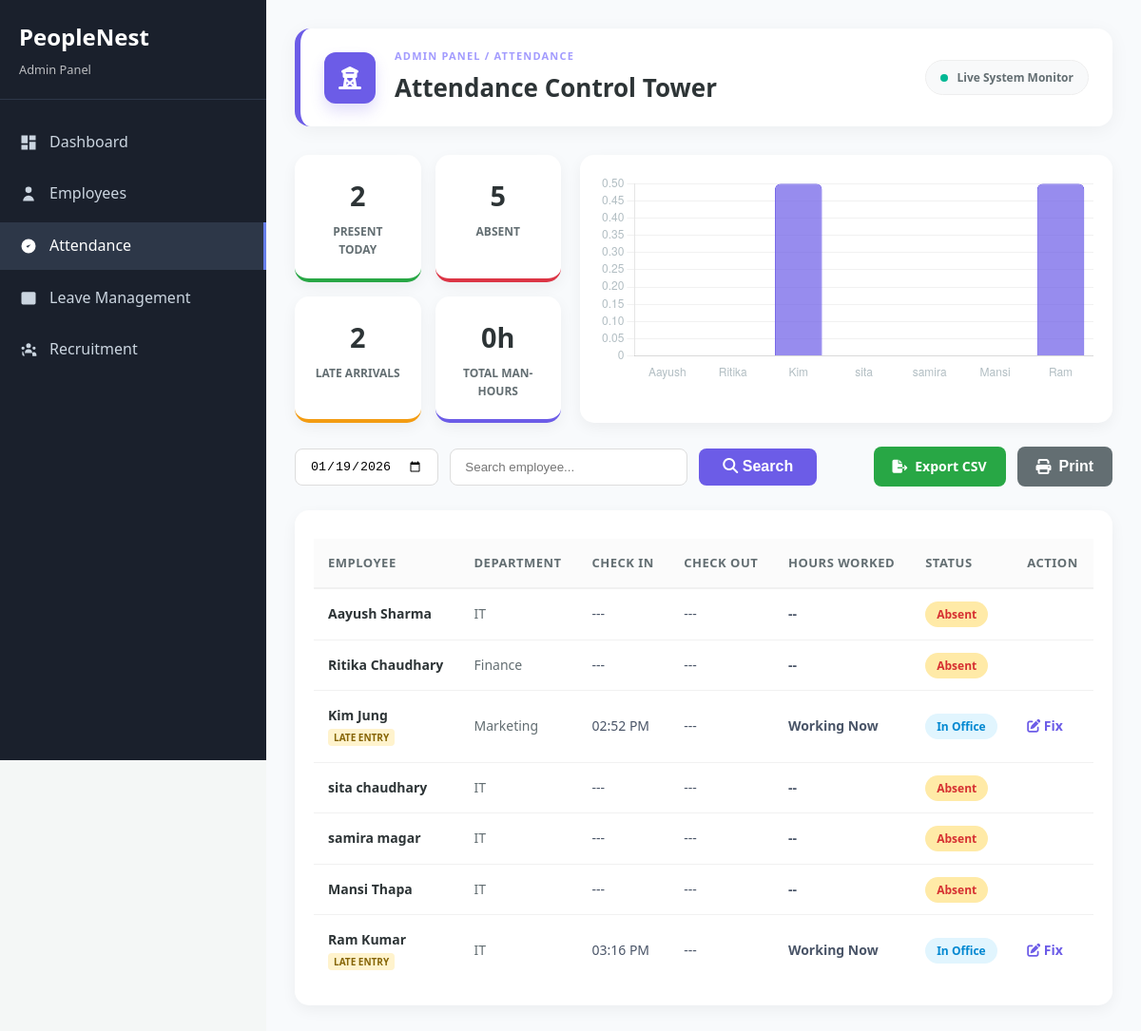
/attendance-management.php (signed in), run on the app's committed database.
### tables this page shows
CREATE TABLE `employees` (
  `id` int(11) NOT NULL,
  `user_id` int(11) DEFAULT NULL,
  `employee_id` varchar(20) NOT NULL,
  `first_name` varchar(50) NOT NULL,
  `last_name` varchar(50) NOT NULL,
  `leave_balance` int(11) DEFAULT 20,
  `email` varchar(100) NOT NULL,
  `phone` varchar(15) DEFAULT NULL,
  `department` varchar(50) NOT NULL,
  `designation` varchar(50) NOT NULL,
  `hire_date` date NOT NULL,
  `salary` decimal(10,2) DEFAULT NULL,
  `status` enum('active','inactive') DEFAULT 'active',
  `created_at` timestamp NOT NULL DEFAULT current_timestamp(),
  `updated_at` timestamp NOT NULL DEFAULT current_timestamp() ON UPDATE current_timestamp()
);

CREATE TABLE `attendance` (
  `id` int(11) NOT NULL,
  `employee_id` int(11) NOT NULL,
  `date` date NOT NULL,
  `status` enum('present','absent','leave') NOT NULL,
  `check_in_time` time DEFAULT NULL,
  `latitude` decimal(10,8) DEFAULT NULL,
  `longitude` decimal(11,8) DEFAULT NULL,
  `check_out_time` time DEFAULT NULL,
  `notes` text DEFAULT NULL,
  `created_by` int(11) DEFAULT NULL,
  `created_at` timestamp NOT NULL DEFAULT current_timestamp()
);

### attendance-management.php (the view, shortened to what this page needs)
<?php
$database = new Database();
$conn = $database->getConnection();
$view_date = $_GET['date'] ?? date('Y-m-d');
$search = $_GET['search'] ?? '';
$query = "SELECT e.id as emp_id, e.first_name, e.last_name, e.department,
                 a.id as attendance_id, a.check_in_time, a.check_out_time, a.status
          FROM employees e
          LEFT JOIN attendance a ON e.id = a.employee_id AND a.date = ?
          WHERE e.status = 'active'";
if (!empty($search)) {
    $query .= " AND (e.first_name LIKE ? OR e.last_name LIKE ?)";
    $stmt = $conn->prepare($query);
    $stmt->execute([$view_date, "%$search%", "%$search%"]);
} else {
    $stmt = $conn->prepare($query);
    $stmt->execute([$view_date]);
}
$records = $stmt->fetchAll(PDO::FETCH_ASSOC);
$present_count = 0;
$late_count = 0;
$grand_total_minutes = 0;
$chart_labels = [];
$chart_values = [];
foreach ($records as $row) {
    $chart_labels[] = $row['first_name'];
    if ($row['check_in_time']) {
        $present_count++;
        if (strtotime($row['check_in_time']) > strtotime('09:15:00')) {
            $late_count++;
        }
        if ($row['check_out_time']) {
            $start = new DateTime($row['check_in_time']);
            $end = new DateTime($row['check_out_time']);
            $diff = $start->diff($end);
            $m = ($diff->h * 60) + $diff->i;
            $grand_total_minutes += $m;
            $chart_values[] = round($m / 60, 1);
        } else {
            $chart_values[] = 0.5;
        }
    } else {
        $chart_values[] = 0;
    }
}
$absent_count = count($records) - $present_count;
?>
<!DOCTYPE html>
<html lang="en">
<head>
    <link rel="stylesheet" href="assets/css/style.css">
    <link rel="stylesheet" href="https://cdnjs.cloudflare.com/ajax/libs/font-awesome/6.4.0/css/all.min.css">
</head>
<body>
<div class="dashboard-container">
    <?php include 'includes/admin-sidebar.php'; ?>
    <div class="main-content">
        <div class="page-header">
            <div class="header-icon">
                <i class="fa-solid fa-tower-observation"></i>
            </div>
            <div class="header-text">
                <nav class="breadcrumb">Admin Panel / Attendance</nav>
                <h1 class="main-title">Attendance Control Tower</h1>
            </div>
            <div class="header-status">
                <span class="live-indicator"></span>
                <span class="status-label">Live System Monitor</span>
            </div>
        </div>
        <div class="analytics-grid no-print">
            <div class="summary-cards">
                <div class="mini-card" style="border-color: var(--success);">
                    <h3><?php echo $present_count; ?></h3>
                    <p>Present Today</p>
                </div>
                <div class="mini-card" style="border-color: var(--danger);">
                    <h3><?php echo $absent_count; ?></h3>
                    <p>Absent</p>
                </div>
                <div class="mini-card" style="border-color: var(--warning);">
                    <h3><?php echo $late_count; ?></h3>
                    <p>Late Arrivals</p>
                </div>
                <div class="mini-card" style="border-color: var(--primary);">
                    <h3><?php echo floor($grand_total_minutes / 60); ?>h</h3>
                    <p>Total Man-Hours</p>
                </div>
            </div>
            <div class="chart-container">
                <canvas id="attendanceChart" style="max-height: 220px;"></canvas>
            </div>
        </div>
        <div class="filter-section no-print">
            <form method="GET" style="display:flex; gap:12px;">
                <input type="date" name="date" value="<?php echo $view_date; ?>" class="form-control" onchange="this.form.submit()">
                <input type="text" name="search" placeholder="Search employee..." value="<?php echo htmlspecialchars($search); ?>" class="form-control" style="min-width: 250px;">
                <button type="submit" class="btn" style="background: var(--primary); color:white; border:none; padding:10px 25px; border-radius:8px; cursor:pointer; font-weight:600;">
                    <i class="fa-solid fa-magnifying-glass"></i> Search
                </button>
            </form>
            <div style="display: flex; gap: 12px;">
                <a href="generate-report.php?month=<?php echo date('m', strtotime($view_date)); ?>&year=<?php echo date('Y', strtotime($view_date)); ?>" class="btn" style="background: var(--success); color: white; text-decoration: none; padding: 10px 20px; border-radius: 8px; font-size: 14px; font-weight:600; display:flex; align-items:center; gap:8px;">
                    <i class="fa-solid fa-file-export"></i> Export CSV
                </a>
                <button onclick="window.print()" class="btn" style="background: #636e72; color: white; border:none; padding: 10px 20px; border-radius: 8px; cursor: pointer; font-weight:600; display:flex; align-items:center; gap:8px;">
                    <i class="fa-solid fa-print"></i> Print
                </button>
            </div>
        </div>
        <div class="card">
            <table class="table">
                <thead>
                    <tr>
                        <th>Employee</th>
                        <th>Department</th>
                        <th>Check In</th>
                        <th>Check Out</th>
                        <th>Hours Worked</th>
                        <th>Status</th>
                        <th class="no-print">Action</th>
                    </tr>
                </thead>
                <tbody>
                    <?php foreach ($records as $row): ?>
                    <?php
                        $hours_display = "--";
                        $color_class = "text-red";
                        $is_late = false;
                        if ($row['check_in_time']) {
                            $is_late = strtotime($row['check_in_time']) > strtotime('09:15:00');
                            if ($row['check_out_time']) {
                                $start = new DateTime($row['check_in_time']);
                                $end = new DateTime($row['check_out_time']);
                                $diff = $start->diff($end);
                                $hours_display = $diff->format('%h hrs %i mins');
                                $mins = ($diff->h * 60) + $diff->i;
                                $color_class = ($mins >= 480) ? "text-green" : "text-orange";
                            } else {
                                $color_class = "text-blue";
                                $hours_display = "Working Now";
                            }
                        }
                    ?>
                    <tr>
                        <td>
                            <div style="font-weight: 700; color: #2d3436;"><?php echo htmlspecialchars($row['first_name'] . ' ' . $row['last_name']); ?></div>
                            <?php if($is_late): ?> <span style="font-size: 10px; background: #fff3cd; color: #856404; padding: 2px 6px; border-radius: 4px; font-weight: bold;">LATE ENTRY</span> <?php endif; ?>
                        </td>
                        <td style="color: #636e72;"><?php echo htmlspecialchars($row['department']); ?></td>
                        <td><?php echo $row['check_in_time'] ? date('h:i A', strtotime($row['check_in_time'])) : '---'; ?></td>
                        <td><?php echo $row['check_out_time'] ? date('h:i A', strtotime($row['check_out_time'])) : '---'; ?></td>
                        <td class="<?php echo $color_class; ?>"><?php echo $hours_display; ?></td>
                        <td>
                            <?php if (!$row['check_in_time']): ?>
                                <span class="status-badge" style="background: #ffeaa7; color: #d63031; padding: 5px 12px; border-radius: 20px; font-size: 12px; font-weight: bold;">Absent</span>
                            <?php elseif (!$row['check_out_time']): ?>
                                <span class="status-badge" style="background: #e1f5fe; color: #0288d1; padding: 5px 12px; border-radius: 20px; font-size: 12px; font-weight: bold;">In Office</span>
                            <?php else: ?>
                                <span class="status-badge" style="background: #e8f5e9; color: #2e7d32; padding: 5px 12px; border-radius: 20px; font-size: 12px; font-weight: bold;">Completed</span>
                            <?php endif; ?>
                        </td>
                        <td class="no-print">
                            <?php if ($row['attendance_id']): ?>
                                <a href="edit-attendance.php?id=<?php echo $row['attendance_id']; ?>" style="color: var(--primary); font-weight:bold; text-decoration:none;">
                                    <i class="fa-solid fa-pen-to-square"></i> Fix
                                </a>
                            <?php endif; ?>
                        </td>
                    </tr>
                    <?php endforeach; ?>
                </tbody>
            </table>
        </div>
    </div>
</div>
<script>
    const ctx = document.getElementById('attendanceChart').getContext('2d');
    new Chart(ctx, {
        type: 'bar',
        data: {
            labels: <?php echo json_encode($chart_labels); ?>,
            datasets: [{
                label: 'Hours Worked',
                data: <?php echo json_encode($chart_values); ?>,
                backgroundColor: 'rgba(108, 92, 231, 0.7)',
                borderColor: '#6c5ce7',
                borderWidth: 1,
                borderRadius: 6
            }]
        },
        options: {
            responsive: true,
            maintainAspectRatio: false,
            plugins: { legend: { display: false } },
            scales: {
                y: { beginAtZero: true, grid: { color: '#f1f1f1' }, ticks: { color: '#b2bec3' } },
                x: { grid: { display: false }, ticks: { color: '#b2bec3' } }
            }
        }
    });
</script>
</body>
</html>

### assets/css/style.css (style rules this page uses)
* { margin: 0; padding: 0; box-sizing: border-box; }
body { font-family: "Segoe UI", Tahoma, Geneva, Verdana, sans-serif; line-height: 1.6; color: #333; background-color: #f8fafc; }
.btn { padding: 12px 24px; border: none; border-radius: 8px; font-size: 16px; font-weight: 500; cursor: pointer; transition: all 0.3s ease; text-decoration: none; display: inline-block; text-align: center; }
.main-content { flex: 1; margin-left: 280px; background-color: #f8fafc; }
.card { background: white; border-radius: 12px; box-shadow: 0 1px 3px rgba(0, 0, 0, 0.1); margin-bottom: 20px; }
.table { width: 100%; border-collapse: collapse; background: white; }
.table th, .table td { padding: 12px 15px; text-align: left; border-bottom: 1px solid #e2e8f0; }
.table th { background-color: #f8fafc; font-weight: 600; color: #374151; text-transform: uppercase; font-size: 0.8rem; letter-spacing: 0.5px; }
.table td { vertical-align: middle; color: #4a5568; }
.table tr:last-child td { border-bottom: none; }

### attendance-management.php (style rules this page uses)
:root { --primary: #6c5ce7; --success: #28a745; --danger: #dc3545; --warning: #f39c12; }
body { background: #f4f7f6; font-family: 'Segoe UI', Tahoma, Geneva, Verdana, sans-serif; margin: 0; }
.dashboard-container { display: flex; min-height: 100vh; }
.main-content { flex: 1; padding: 30px; }
.page-header { display: flex; align-items: center; background: #fff; padding: 20px 25px; border-radius: 16px; margin-bottom: 30px; box-shadow: 0 4px 20px rgba(0, 0, 0, 0.05); border-left: 6px solid var(--primary); position: relative; overflow: hidden; }
.header-icon { width: 54px; height: 54px; background: var(--primary); color: white; display: flex; align-items: center; justify-content: center; border-radius: 12px; font-size: 24px; margin-right: 20px; box-shadow: 0 8px 15px rgba(108, 92, 231, 0.2); }
.header-text { flex-grow: 1; }
.breadcrumb { font-size: 11px; text-transform: uppercase; letter-spacing: 1.2px; color: #a29bfe; margin-bottom: 4px; font-weight: 700; }
.main-title { margin: 0; font-size: 26px; color: #2d3436; font-weight: 800; }
.header-status { display: flex; align-items: center; background: #f8f9fa; padding: 8px 15px; border-radius: 20px; border: 1px solid #eee; }
.live-indicator { width: 8px; height: 8px; background: #00b894; border-radius: 50%; margin-right: 10px; animation: pulse 2s infinite; }
.status-label { font-size: 12px; font-weight: 600; color: #636e72; }
.analytics-grid { display: grid; grid-template-columns: 1fr 2fr; gap: 20px; margin-bottom: 25px; }
.summary-cards { display: grid; grid-template-columns: repeat(2, 1fr); gap: 15px; }
.mini-card { background: white; padding: 20px; border-radius: 15px; box-shadow: 0 5px 15px rgba(0,0,0,0.05); text-align: center; border-bottom: 4px solid #ddd; transition: transform 0.2s; }
.mini-card h3 { margin: 0; font-size: 1.8rem; color: #2d3436; }
.mini-card p { margin: 5px 0 0; font-size: 0.75rem; font-weight: bold; color: #636e72; text-transform: uppercase; }
.chart-container { background: white; padding: 20px; border-radius: 15px; box-shadow: 0 5px 15px rgba(0,0,0,0.05); }
.card { background: white; padding: 20px; border-radius: 15px; box-shadow: 0 5px 15px rgba(0,0,0,0.05); }
.table { width: 100%; border-collapse: collapse; margin-top: 10px; }
.table th { text-align: left; padding: 15px; background: #fbfbfb; color: #636e72; border-bottom: 2px solid #f1f1f1; font-size: 13px; text-transform: uppercase; }
.table td { padding: 15px; border-bottom: 1px solid #f1f1f1; font-size: 14px; }
.filter-section { display: flex; justify-content: space-between; align-items: center; margin-bottom: 25px; }
.form-control { padding: 10px 15px; border: 1px solid #ddd; border-radius: 8px; outline: none; transition: 0.3s; }
.text-blue { color: #007bff; font-weight: bold; }
.text-red { color: var(--danger); font-weight: bold; }

### data on the page
employees: first_name+last_name "Aayush Sharma", department "IT", hours_display "--", shows "Absent"
employees: first_name+last_name "Ritika Chaudhary", department "Finance", hours_display "--", shows "Absent"
attendance: employee.last_name "Kim Jung", shows "LATE ENTRY", employee.department "Marketing", check_in_time "02:52 PM", check_out_time "Working Now", shows "In Office"
employees: first_name+last_name "sita chaudhary", department "IT", hours_display "--", shows "Absent"
employees: first_name+last_name "samira magar", department "IT", hours_display "--", shows "Absent"
employees: first_name+last_name "Mansi Thapa", department "IT", hours_display "--", shows "Absent"
attendance: employee.last_name "Ram Kumar", shows "LATE ENTRY", employee.department "IT", check_in_time "03:16 PM", check_out_time "Working Now", shows "In Office"

### other printed values
$present_count "2"
$absent_count "5"
$late_count "2"
floor($grand_total_minutes / 60) "0"
chart data {{ json_encode($chart_labels) }} ["Aayush","Ritika","Kim","sita","samira","Mansi","Ram"]
chart data {{ json_encode($chart_values) }} [0,0,0.5,0,0,0,0.5]
